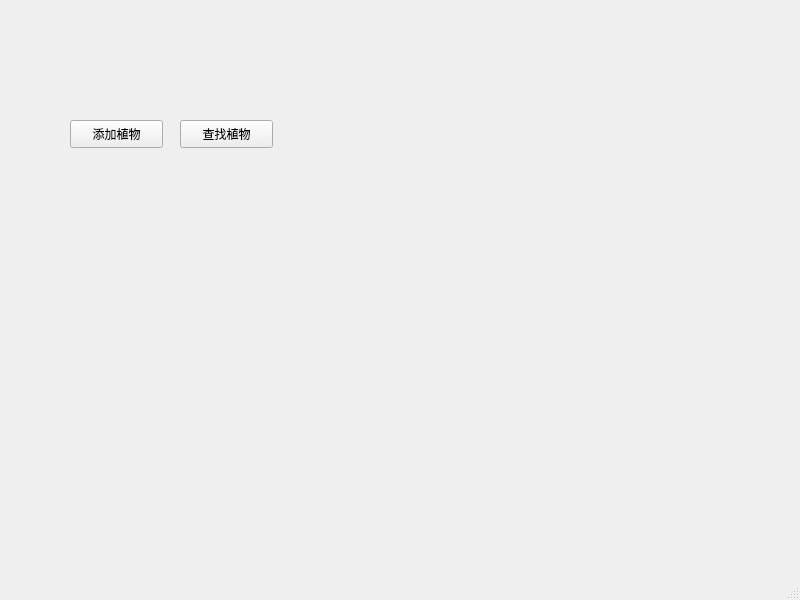
<?xml version="1.0" encoding="UTF-8"?>
<ui version="4.0">
 <class>MainWindow</class>
 <widget class="QMainWindow" name="MainWindow">
  <property name="geometry">
   <rect>
    <x>0</x>
    <y>0</y>
    <width>800</width>
    <height>600</height>
   </rect>
  </property>
  <property name="windowTitle">
   <string>MainWindow</string>
  </property>
  <widget class="QWidget" name="centralwidget">
   <widget class="QPushButton" name="insertPlantBtn">
    <property name="geometry">
     <rect>
      <x>70</x>
      <y>120</y>
      <width>93</width>
      <height>28</height>
     </rect>
    </property>
    <property name="text">
     <string>添加植物</string>
    </property>
   </widget>
   <widget class="QPushButton" name="searchPlantBtn">
    <property name="geometry">
     <rect>
      <x>180</x>
      <y>120</y>
      <width>93</width>
      <height>28</height>
     </rect>
    </property>
    <property name="text">
     <string>查找植物</string>
    </property>
   </widget>
  </widget>
  <widget class="QMenuBar" name="menubar">
   <property name="geometry">
    <rect>
     <x>0</x>
     <y>0</y>
     <width>800</width>
     <height>25</height>
    </rect>
   </property>
  </widget>
  <widget class="QStatusBar" name="statusbar"/>
 </widget>
 <resources/>
 <connections/>
</ui>
